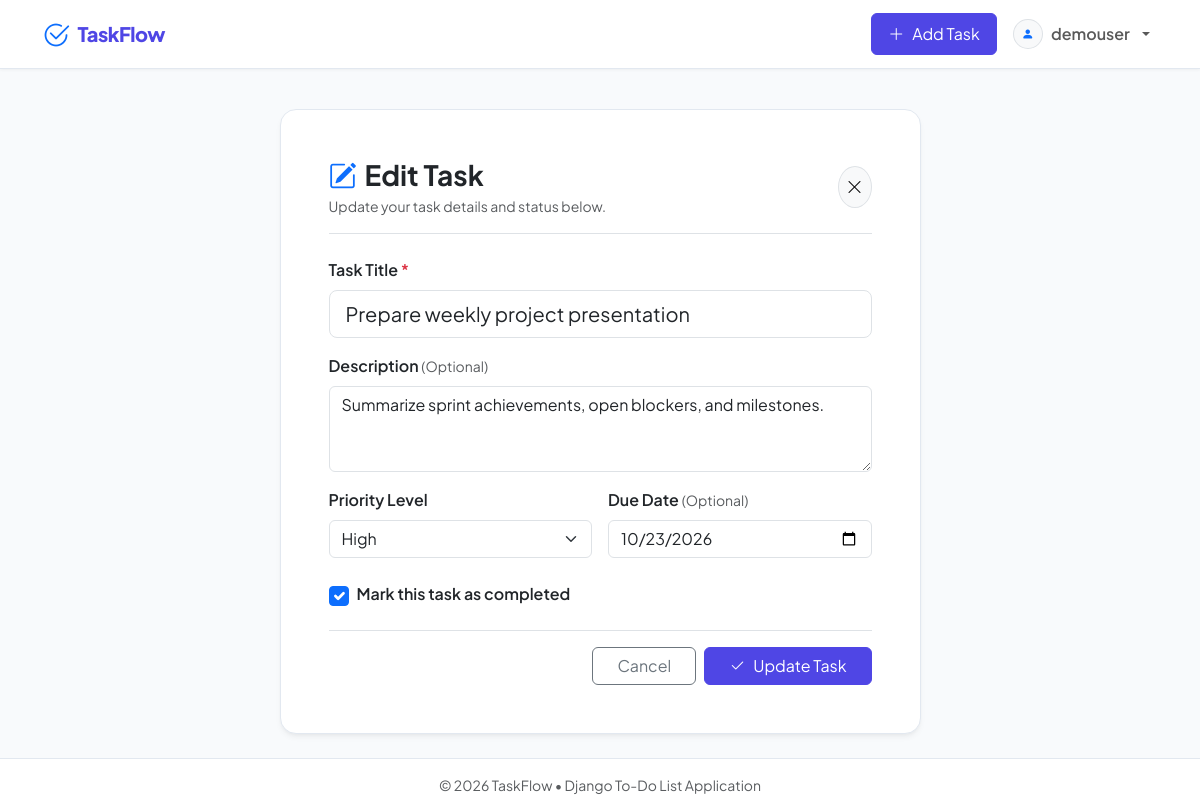
Page /task/2/edit/ (signed in) on the committed database.
### todos/models.py (models this page shows, shortened)
class Task(models.Model):
    PRIORITY_CHOICES = [
        ('LOW', 'Low'),
        ('MEDIUM', 'Medium'),
        ('HIGH', 'High'),
    ]
    user = models.ForeignKey(
        User,
        on_delete=models.CASCADE,
        related_name='tasks'
    )
    title = models.CharField(max_length=200, help_text="What needs to be done?")
    description = models.TextField(blank=True, default="", help_text="Optional task details or notes")
    completed = models.BooleanField(default=False)
    priority = models.CharField(
        max_length=10,
        choices=PRIORITY_CHOICES,
        default='MEDIUM'
    )
    due_date = models.DateField(null=True, blank=True, help_text="Optional completion deadline")
    created_at = models.DateTimeField(auto_now_add=True)
    updated_at = models.DateTimeField(auto_now=True)
    class Meta:
        ordering = ['completed', '-created_at']
        verbose_name = 'Task'
        verbose_name_plural = 'Tasks'

### todos/views.py (the view)
# urls.py: path('task/<int:pk>/edit/', views.task_update_view, name='task_update'),
@login_required
def task_update_view(request, pk):
    task = get_object_or_404(Task, pk=pk, user=request.user)
    if request.method == 'POST':
        form = TaskForm(request.POST, instance=task)
        if form.is_valid():
            form.save()
            messages.success(request, f'Task "{task.title}" updated successfully!')
            return redirect('task_list')
    else:
        form = TaskForm(instance=task)
    return render(request, 'todos/task_form.html', {
        'form': form,
        'task': task,
        'page_title': 'Edit Task',
        'is_edit': True,
    })

### todos/templates/todos/task_form.html (shortened to what this page needs)
{% extends 'todos/base.html' %}
{% block content %}
<div class="row justify-content-center">
    <div class="col-lg-7 col-md-9">
        <div class="card p-4 p-md-5">
            <div class="d-flex align-items-center justify-content-between pb-3 mb-4 border-bottom">
                <div>
                    <h3 class="fw-bold mb-1">
                        {% if is_edit %}
                            <i class="bi bi-pencil-square text-primary me-2"></i>Edit Task
                        {% else %}
                            <i class="bi bi-plus-circle text-primary me-2"></i>New Task
                        {% endif %}
                    </h3>
                    <p class="text-muted small mb-0">
                        {% if is_edit %}
                            Update your task details and status below.
                        {% else %}
                            Fill in the details to add a new task to your list.
                        {% endif %}
                    </p>
                </div>
                <a href="{% url 'task_list' %}" class="btn btn-light border rounded-circle p-2" title="Back to task list">
                    <i class="bi bi-x-lg"></i>
                </a>
            </div>
            <form method="POST" novalidate>
                <div class="mb-3">
                    <label for="{{ form.title.id_for_label }}" class="form-label fw-semibold">
                        Task Title <span class="text-danger">*</span>
                    </label>
                    {{ form.title }}
                </div>
                <div class="mb-3">
                    <label for="{{ form.description.id_for_label }}" class="form-label fw-semibold">
                        Description <span class="text-muted small fw-normal">(Optional)</span>
                    </label>
                    {{ form.description }}
                </div>
                <div class="row g-3 mb-3">
                    <div class="col-sm-6">
                        <label for="{{ form.priority.id_for_label }}" class="form-label fw-semibold">
                            Priority Level
                        </label>
                        {{ form.priority }}
                    </div>
                    <div class="col-sm-6">
                        <label for="{{ form.due_date.id_for_label }}" class="form-label fw-semibold">
                            Due Date <span class="text-muted small fw-normal">(Optional)</span>
                        </label>
                        {{ form.due_date }}
                    </div>
                </div>
                <div class="mb-4 pt-2">
                    <div class="form-check d-flex align-items-center gap-2">
                        {{ form.completed }}
                        <label class="form-check-label fw-semibold" for="{{ form.completed.id_for_label }}">
                            Mark this task as completed
                        </label>
                    </div>
                </div>
                <div class="d-flex align-items-center justify-content-end gap-2 pt-3 border-top">
                    <a href="{% url 'task_list' %}" class="btn btn-outline-secondary px-4">
                        Cancel
                    </a>
                    <button type="submit" class="btn btn-primary px-4 d-inline-flex align-items-center gap-2">
                        <i class="bi bi-check2"></i>
                        <span>{% if is_edit %}Update Task{% else %}Create Task{% endif %}</span>
                    </button>
                </div>
            </form>
        </div>
    </div>
</div>
{% endblock %}

### todos/templates/todos/base.html (shortened to what this page needs)
{% load static %}
<!DOCTYPE html>
<html lang="en">
<head>
    <link href="https://cdn.jsdelivr.net/npm/bootstrap@5.3.3/dist/css/bootstrap.min.css" rel="stylesheet">
    <link href="https://cdn.jsdelivr.net/npm/bootstrap-icons@1.11.3/font/bootstrap-icons.min.css" rel="stylesheet">
    <link rel="stylesheet" href="{% static 'css/styles.css' %}">
</head>
<body>
    <nav class="navbar navbar-expand-lg navbar-light sticky-top">
        <div class="container">
            <a class="navbar-brand d-flex align-items-center gap-2" href="{% url 'task_list' %}">
                <i class="bi bi-check2-circle fs-3 text-primary"></i>
                <span>TaskFlow</span>
            </a>
            <div class="collapse navbar-collapse" id="navbarContent">
                <ul class="navbar-nav ms-auto align-items-lg-center gap-2 mt-3 mt-lg-0">
                    {% if user.is_authenticated %}
                        <li class="nav-item">
                            <a class="btn btn-primary d-inline-flex align-items-center gap-2 px-3 py-2" href="{% url 'task_create' %}">
                                <i class="bi bi-plus-lg"></i>
                                <span>Add Task</span>
                            </a>
                        </li>
                        <li class="nav-item dropdown">
                            <a class="nav-link dropdown-toggle d-inline-flex align-items-center gap-2 px-2" href="#" id="userMenu" role="button" data-bs-toggle="dropdown" aria-expanded="false">
                                <span class="badge bg-light text-dark border p-2 rounded-circle">
                                    <i class="bi bi-person-fill text-primary"></i>
                                </span>
                                <span class="fw-semibold">{{ user.username }}</span>
                            </a>
                        </li>
                    {% endif %}
                </ul>
            </div>
        </div>
    </nav>
    <main class="container my-4">
        {% block content %}{% endblock %}
    </main>
    <footer class="footer py-3 text-center text-muted small">
        <div class="container">
            <span>&copy; 2026 TaskFlow &bull; Django To-Do List Application</span>
        </div>
    </footer>
</body>
</html>

### static/css/styles.css (style rules this page uses)
.badge { letter-spacing: 0.025em; font-weight: 600; }

### todos/templates/todos/base.html (style rules this page uses)
:root { --primary-accent: #4f46e5; --primary-hover: #4338ca; --bg-color: #f8fafc; --card-border: #e2e8f0; }
body { font-family: 'Plus Jakarta Sans', sans-serif; background-color: var(--bg-color); color: #1e293b; min-height: 100vh; display: flex; flex-direction: column; }
.navbar { background-color: #ffffff; border-bottom: 1px solid var(--card-border); box-shadow: 0 1px 3px 0 rgba(0, 0, 0, 0.05); }
.navbar-brand { font-weight: 800; color: var(--primary-accent) !important; letter-spacing: -0.5px; }
.btn-primary { background-color: var(--primary-accent); border-color: var(--primary-accent); }
.card { border-radius: 1rem; border: 1px solid var(--card-border); box-shadow: 0 4px 6px -1px rgba(0, 0, 0, 0.05), 0 2px 4px -2px rgba(0, 0, 0, 0.05); }
.footer { margin-top: auto; border-top: 1px solid var(--card-border); background-color: #ffffff; }

### rows in the picture
Task: title "Prepare weekly project presentation", description "Summarize sprint achievements, open blockers, and milestones.", priority "High", due_date "10/23/2026", completed "☑"

### other values in the picture
{{ user.username }} "demouser"
